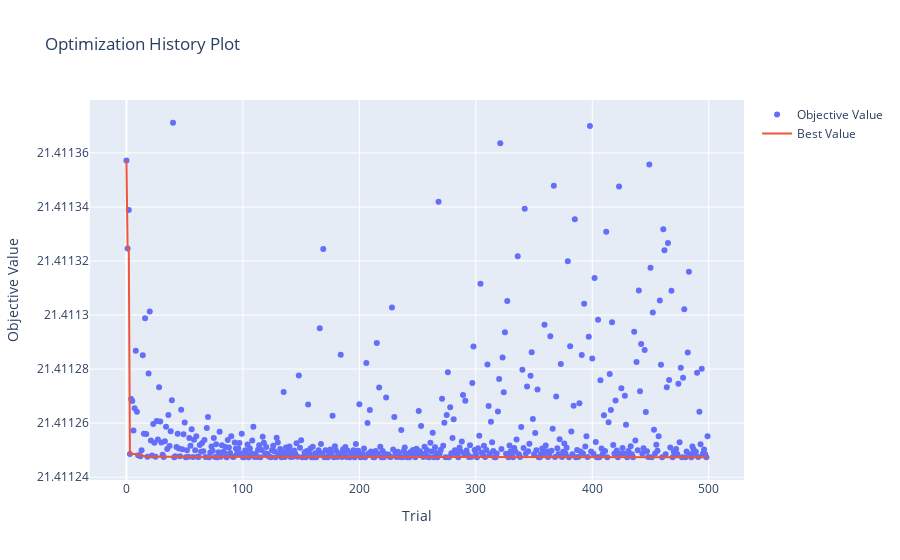

Source (notebook cell):
### Code cell
optuna.visualization.plot_optimization_history(study)

### Figure 1 — Plotly figure (JSON) as saved in the notebook; plotly's stock layout.template omitted (floating-point values rounded to 4 significant figures; data arrays with more than 128 entries replaced by an {"elided": "..."} marker saying what was removed)
{"data": [{"mode": "markers", "name": "Objective Value", "type": "scatter", "x": {"elided": "500 int values"}, "y": {"elided": "500 float values"}}, {"mode": "lines", "name": "Best Value", "type": "scatter", "x": {"elided": "500 int values"}, "y": {"elided": "500 float values"}}, {"marker": {"color": "#cccccc"}, "mode": "markers", "name": "Infeasible Trial", "showlegend": false, "type": "scatter", "x": [], "y": []}], "layout": {"title": {"text": "Optimization History Plot"}, "xaxis": {"title": {"text": "Trial"}}, "yaxis": {"title": {"text": "Objective Value"}}}}
